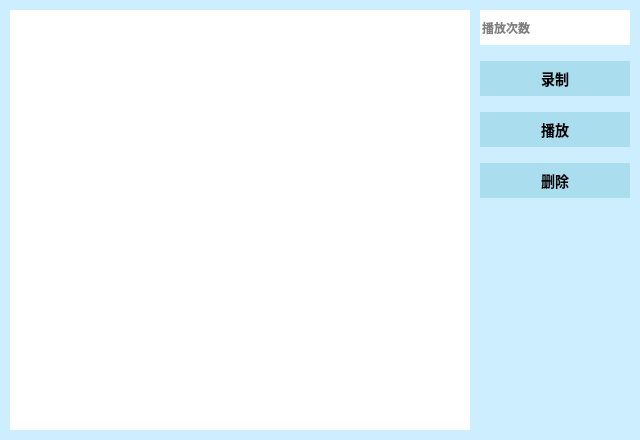
<?xml version="1.0" encoding="UTF-8"?>
<ui version="4.0">
 <class>MacroUiClass</class>
 <widget class="QWidget" name="MacroUiClass">
  <property name="geometry">
   <rect>
    <x>0</x>
    <y>0</y>
    <width>640</width>
    <height>440</height>
   </rect>
  </property>
  <property name="minimumSize">
   <size>
    <width>640</width>
    <height>440</height>
   </size>
  </property>
  <property name="maximumSize">
   <size>
    <width>640</width>
    <height>440</height>
   </size>
  </property>
  <property name="windowTitle">
   <string>Form</string>
  </property>
  <property name="styleSheet">
   <string notr="true">*{font-family:&quot;Microsoft YaHei UI&quot;;font-size:14px;}
#MacroUiClass{background-color:#CEF;}

QPushButton{background-color:#ADE;border:none;}
QPushButton:hover{background-color:#C0E2F2;}

QLineEdit{background-color:white;border:none;font-size:12px;}</string>
  </property>
  <layout class="QHBoxLayout" name="horizontalLayout">
   <property name="spacing">
    <number>10</number>
   </property>
   <property name="leftMargin">
    <number>10</number>
   </property>
   <property name="topMargin">
    <number>10</number>
   </property>
   <property name="rightMargin">
    <number>10</number>
   </property>
   <property name="bottomMargin">
    <number>10</number>
   </property>
   <item>
    <widget class="QTableWidget" name="tbItem">
     <property name="sizePolicy">
      <sizepolicy hsizetype="Minimum" vsizetype="Preferred">
       <horstretch>0</horstretch>
       <verstretch>0</verstretch>
      </sizepolicy>
     </property>
     <property name="minimumSize">
      <size>
       <width>460</width>
       <height>0</height>
      </size>
     </property>
     <property name="font">
      <font>
       <family>Microsoft YaHei UI</family>
       <pointsize>-1</pointsize>
       <weight>75</weight>
       <bold>true</bold>
      </font>
     </property>
     <property name="layoutDirection">
      <enum>Qt::LeftToRight</enum>
     </property>
     <property name="autoFillBackground">
      <bool>false</bool>
     </property>
     <property name="styleSheet">
      <string notr="true">QTableWidget{
background-color:white;
border:none;
outline:none;
font-size:12px;
}
QTableWidget::item:hover{
background-color:#D8F8FF;
border:none;
}
QTableWidget::item::selected{
background-color:#CEF;
color:#000;
border:none;
}
QHeaderView{
background-color:white;
border:none;
}
QHeaderView::section{
background-color:white;
border:none;
}
QHeaderView::section:hover{
background-color:#C0E2F2;
border:none;
}</string>
     </property>
     <property name="verticalScrollBarPolicy">
      <enum>Qt::ScrollBarAlwaysOff</enum>
     </property>
     <property name="horizontalScrollBarPolicy">
      <enum>Qt::ScrollBarAlwaysOff</enum>
     </property>
     <property name="editTriggers">
      <set>QAbstractItemView::NoEditTriggers</set>
     </property>
     <property name="tabKeyNavigation">
      <bool>false</bool>
     </property>
     <property name="selectionMode">
      <enum>QAbstractItemView::SingleSelection</enum>
     </property>
     <property name="selectionBehavior">
      <enum>QAbstractItemView::SelectRows</enum>
     </property>
     <property name="textElideMode">
      <enum>Qt::ElideRight</enum>
     </property>
     <property name="showGrid">
      <bool>false</bool>
     </property>
    </widget>
   </item>
   <item>
    <layout class="QVBoxLayout" name="bnBox">
     <property name="spacing">
      <number>16</number>
     </property>
     <item>
      <widget class="QLineEdit" name="etCount">
       <property name="sizePolicy">
        <sizepolicy hsizetype="Preferred" vsizetype="Fixed">
         <horstretch>0</horstretch>
         <verstretch>0</verstretch>
        </sizepolicy>
       </property>
       <property name="minimumSize">
        <size>
         <width>0</width>
         <height>35</height>
        </size>
       </property>
       <property name="font">
        <font>
         <family>Microsoft YaHei UI</family>
         <pointsize>-1</pointsize>
         <weight>75</weight>
         <bold>true</bold>
        </font>
       </property>
       <property name="focusPolicy">
        <enum>Qt::ClickFocus</enum>
       </property>
       <property name="statusTip">
        <string/>
       </property>
       <property name="inputMask">
        <string/>
       </property>
       <property name="dragEnabled">
        <bool>false</bool>
       </property>
       <property name="placeholderText">
        <string>播放次数</string>
       </property>
       <property name="clearButtonEnabled">
        <bool>false</bool>
       </property>
      </widget>
     </item>
     <item>
      <widget class="QPushButton" name="bnRec">
       <property name="sizePolicy">
        <sizepolicy hsizetype="Preferred" vsizetype="Fixed">
         <horstretch>0</horstretch>
         <verstretch>0</verstretch>
        </sizepolicy>
       </property>
       <property name="minimumSize">
        <size>
         <width>0</width>
         <height>35</height>
        </size>
       </property>
       <property name="font">
        <font>
         <family>Microsoft YaHei UI</family>
         <pointsize>-1</pointsize>
         <weight>75</weight>
         <bold>true</bold>
        </font>
       </property>
       <property name="cursor">
        <cursorShape>PointingHandCursor</cursorShape>
       </property>
       <property name="focusPolicy">
        <enum>Qt::ClickFocus</enum>
       </property>
       <property name="text">
        <string>录制</string>
       </property>
      </widget>
     </item>
     <item>
      <widget class="QPushButton" name="bnPlay">
       <property name="sizePolicy">
        <sizepolicy hsizetype="Preferred" vsizetype="Fixed">
         <horstretch>0</horstretch>
         <verstretch>0</verstretch>
        </sizepolicy>
       </property>
       <property name="minimumSize">
        <size>
         <width>0</width>
         <height>35</height>
        </size>
       </property>
       <property name="font">
        <font>
         <family>Microsoft YaHei UI</family>
         <pointsize>-1</pointsize>
         <weight>75</weight>
         <bold>true</bold>
        </font>
       </property>
       <property name="cursor">
        <cursorShape>PointingHandCursor</cursorShape>
       </property>
       <property name="focusPolicy">
        <enum>Qt::ClickFocus</enum>
       </property>
       <property name="text">
        <string>播放</string>
       </property>
      </widget>
     </item>
     <item>
      <widget class="QPushButton" name="bnDel">
       <property name="sizePolicy">
        <sizepolicy hsizetype="Preferred" vsizetype="Fixed">
         <horstretch>0</horstretch>
         <verstretch>0</verstretch>
        </sizepolicy>
       </property>
       <property name="minimumSize">
        <size>
         <width>0</width>
         <height>35</height>
        </size>
       </property>
       <property name="font">
        <font>
         <family>Microsoft YaHei UI</family>
         <pointsize>-1</pointsize>
         <weight>75</weight>
         <bold>true</bold>
        </font>
       </property>
       <property name="cursor">
        <cursorShape>PointingHandCursor</cursorShape>
       </property>
       <property name="focusPolicy">
        <enum>Qt::ClickFocus</enum>
       </property>
       <property name="text">
        <string>删除</string>
       </property>
      </widget>
     </item>
     <item>
      <spacer name="verticalSpacer">
       <property name="orientation">
        <enum>Qt::Vertical</enum>
       </property>
       <property name="sizeHint" stdset="0">
        <size>
         <width>20</width>
         <height>40</height>
        </size>
       </property>
      </spacer>
     </item>
    </layout>
   </item>
  </layout>
 </widget>
 <resources/>
 <connections/>
</ui>
